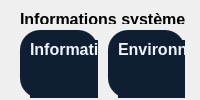
        <widget class="QWidget" name="pageSysteme">
         <layout class="QVBoxLayout" name="verticalLayout_4" stretch="1,10">
          <property name="leftMargin">
           <number>20</number>
          </property>
          <property name="topMargin">
           <number>10</number>
          </property>
          <property name="rightMargin">
           <number>15</number>
          </property>
          <property name="bottomMargin">
           <number>2</number>
          </property>
          <item>
           <widget class="QGroupBox" name="conteneur_titreParMenu_2">
            <property name="styleSheet">
             <string notr="true">border:none;
background:transparent;</string>
            </property>
            <property name="title">
             <string/>
            </property>
            <widget class="QLabel" name="label_titreParMenu_2">
             <property name="geometry">
              <rect>
               <x>0</x>
               <y>0</y>
               <width>251</width>
               <height>18</height>
              </rect>
             </property>
             <property name="font">
              <font>
               <pointsize>12</pointsize>
               <bold>true</bold>
              </font>
             </property>
             <property name="text">
              <string>Informations système détaillées</string>
             </property>
            </widget>
            <widget class="QLabel" name="label_descriptionParMenu_2">
             <property name="geometry">
              <rect>
               <x>0</x>
               <y>20</y>
               <width>391</width>
               <height>18</height>
              </rect>
             </property>
             <property name="text">
              <string>Détails complets sur le système d'exploitation et le noyau</string>
             </property>
            </widget>
           </widget>
          </item>
          <item>
           <layout class="QHBoxLayout" name="conteneurInfoPrincipal_2" stretch="1,1">
            <property name="spacing">
             <number>10</number>
            </property>
            <property name="rightMargin">
             <number>0</number>
            </property>
            <property name="bottomMargin">
             <number>0</number>
            </property>
            <item>
             <widget class="QGroupBox" name="groupBox_13">
              <property name="styleSheet">
               <string notr="true">background-color:#101E34;
color:#F0F5FF;
border-radius: 20px;</string>
              </property>
              <property name="title">
               <string/>
              </property>
              <widget class="QLabel" name="label_titreParMenu_4">
               <property name="geometry">
                <rect>
                 <x>10</x>
                 <y>10</y>
                 <width>251</width>
                 <height>18</height>
                </rect>
               </property>
               <property name="font">
                <font>
                 <pointsize>12</pointsize>
                 <bold>true</bold>
                </font>
               </property>
               <property name="text">
                <string>Informations de base</string>
               </property>
              </widget>
              <widget class="QWidget" name="gridLayoutWidget_6">
               <property name="geometry">
                <rect>
                 <x>10</x>
                 <y>40</y>
                 <width>481</width>
                 <height>341</height>
                </rect>
               </property>
               <layout class="QGridLayout" name="gridLayout_information_base"/>
              </widget>
             </widget>
            </item>
            <item>
             <widget class="QGroupBox" name="groupBox_15">
              <property name="styleSheet">
               <string notr="true">background-color:#101E34;
color:#F0F5FF;
border-radius: 20px;</string>
              </property>
              <property name="title">
               <string/>
              </property>
              <widget class="QWidget" name="gridLayoutWidget_7">
               <property name="geometry">
                <rect>
                 <x>10</x>
                 <y>40</y>
                 <width>471</width>
                 <height>341</height>
                </rect>
               </property>
               <layout class="QGridLayout" name="gridLayout_environnement"/>
              </widget>
              <widget class="QLabel" name="label_titreParMenu_7">
               <property name="geometry">
                <rect>
                 <x>10</x>
                 <y>10</y>
                 <width>251</width>
                 <height>18</height>
                </rect>
               </property>
               <property name="font">
                <font>
                 <pointsize>12</pointsize>
                 <bold>true</bold>
                </font>
               </property>
               <property name="text">
                <string>Environnement</string>
               </property>
              </widget>
             </widget>
            </item>
           </layout>
          </item>
         </layout>
        </widget>
